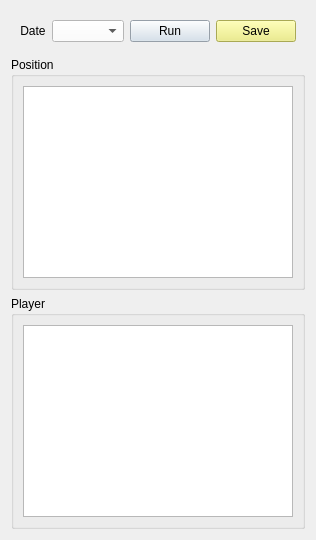
     <widget class="QWidget" name="tabDay">
      <attribute name="title">
       <string>Day</string>
      </attribute>
      <attribute name="toolTip">
       <string>This is Day tab</string>
      </attribute>
      <layout class="QVBoxLayout" name="verticalLayout_2">
       <item>
        <widget class="QFrame" name="horizontalFrame">
         <property name="styleSheet">
          <string notr="true"/>
         </property>
         <layout class="QHBoxLayout" name="horizontalLayout">
          <item>
           <widget class="QLabel" name="labelDayDate">
            <property name="text">
             <string>Date</string>
            </property>
            <property name="alignment">
             <set>Qt::AlignCenter</set>
            </property>
           </widget>
          </item>
          <item>
           <widget class="QComboBox" name="comboDayDate">
            <property name="styleSheet">
             <string notr="true">background-color: rgb(255, 255, 255);</string>
            </property>
           </widget>
          </item>
          <item>
           <widget class="QPushButton" name="pushButtonDayRun">
            <property name="styleSheet">
             <string notr="true">background-color: rgb(210, 223, 235);</string>
            </property>
            <property name="text">
             <string>Run</string>
            </property>
           </widget>
          </item>
          <item>
           <widget class="QPushButton" name="pushButtonDaySave">
            <property name="styleSheet">
             <string notr="true">background-color: rgb(236, 236, 117);</string>
            </property>
            <property name="text">
             <string>Save</string>
            </property>
           </widget>
          </item>
         </layout>
        </widget>
       </item>
       <item>
        <widget class="QGroupBox" name="groupDayPosition">
         <property name="maximumSize">
          <size>
           <width>16777215</width>
           <height>330</height>
          </size>
         </property>
         <property name="styleSheet">
          <string notr="true"/>
         </property>
         <property name="title">
          <string>Position</string>
         </property>
         <layout class="QGridLayout" name="gridLayout">
          <item row="0" column="0">
           <widget class="QTableView" name="tableViewPosition">
            <property name="maximumSize">
             <size>
              <width>16777215</width>
              <height>300</height>
             </size>
            </property>
           </widget>
          </item>
         </layout>
        </widget>
       </item>
       <item>
        <widget class="QGroupBox" name="groupDayPlayer">
         <property name="title">
          <string>Player</string>
         </property>
         <layout class="QGridLayout" name="gridLayout_2">
          <item row="0" column="0">
           <widget class="QTableView" name="tableViewDay"/>
          </item>
         </layout>
        </widget>
       </item>
      </layout>
     </widget>
